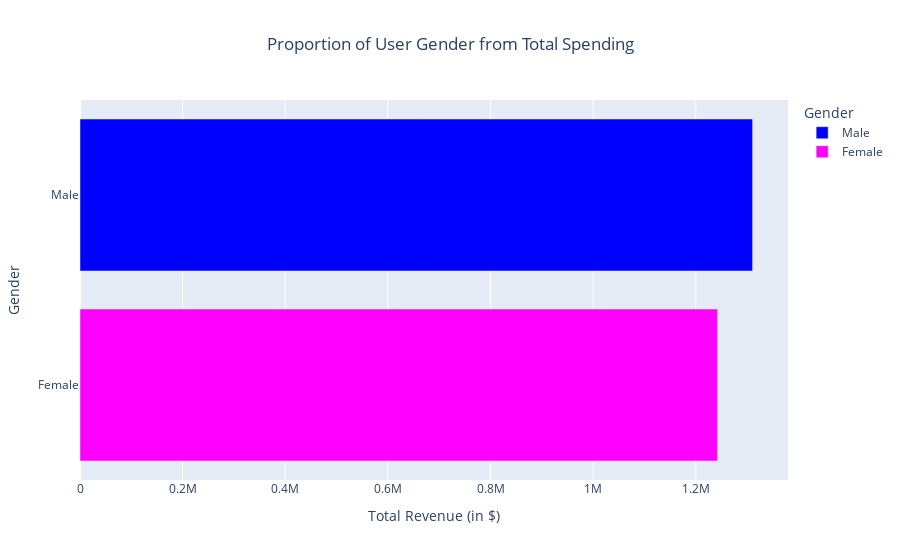

The notebook cell this image was saved under:
### Markdown cell above
To see the proportion of gender locations against total revenue, we first group the user gender data and calculate the revenue generated by each gender, and then display it using a pie chart. The construction is as follows:

### Code cell
# Summing revenue from each gender 
gen_barh = c_data.groupby('Gender')['Total_Spending'].sum().reset_index()
gen_barh = gen_barh.sort_values('Total_Spending', ascending=False)

# setup the horizontal bar chart visualization
fig = px.bar(gen_barh, x='Total_Spending', y='Gender',
             color='Gender',
             color_discrete_sequence=['blue', 'magenta'],
             title='Proportion of User Gender from Total Spending',
             orientation='h')

# Changing the x-axis title and some layout
fig.update_layout(
    xaxis_title='Total Revenue (in $)')
fig.update_layout(title_x=0.5)

# Displaying the chart
fig.show()

### Figure 1 — Plotly figure (JSON) as saved in the notebook; plotly's stock layout.template omitted (floating-point values rounded to 4 significant figures)
{"data": [{"alignmentgroup": "True", "hovertemplate": "Gender=%{y}<br>Total_Spending=%{x}<extra></extra>", "legendgroup": "Male", "marker": {"color": "blue", "pattern": {"shape": ""}}, "name": "Male", "offsetgroup": "Male", "orientation": "h", "showlegend": true, "textposition": "auto", "type": "bar", "x": [1310769], "xaxis": "x", "y": ["Male"], "yaxis": "y"}, {"alignmentgroup": "True", "hovertemplate": "Gender=%{y}<br>Total_Spending=%{x}<extra></extra>", "legendgroup": "Female", "marker": {"color": "magenta", "pattern": {"shape": ""}}, "name": "Female", "offsetgroup": "Female", "orientation": "h", "showlegend": true, "textposition": "auto", "type": "bar", "x": [1242188], "xaxis": "x", "y": ["Female"], "yaxis": "y"}], "layout": {"barmode": "relative", "legend": {"title": {"text": "Gender"}, "tracegroupgap": 0}, "title": {"text": "Proportion of User Gender from Total Spending", "x": 0.5}, "xaxis": {"anchor": "y", "domain": [0, 1], "title": {"text": "Total Revenue (in $)"}}, "yaxis": {"anchor": "x", "categoryarray": ["Female", "Male"], "categoryorder": "array", "domain": [0, 1], "title": {"text": "Gender"}}}}
